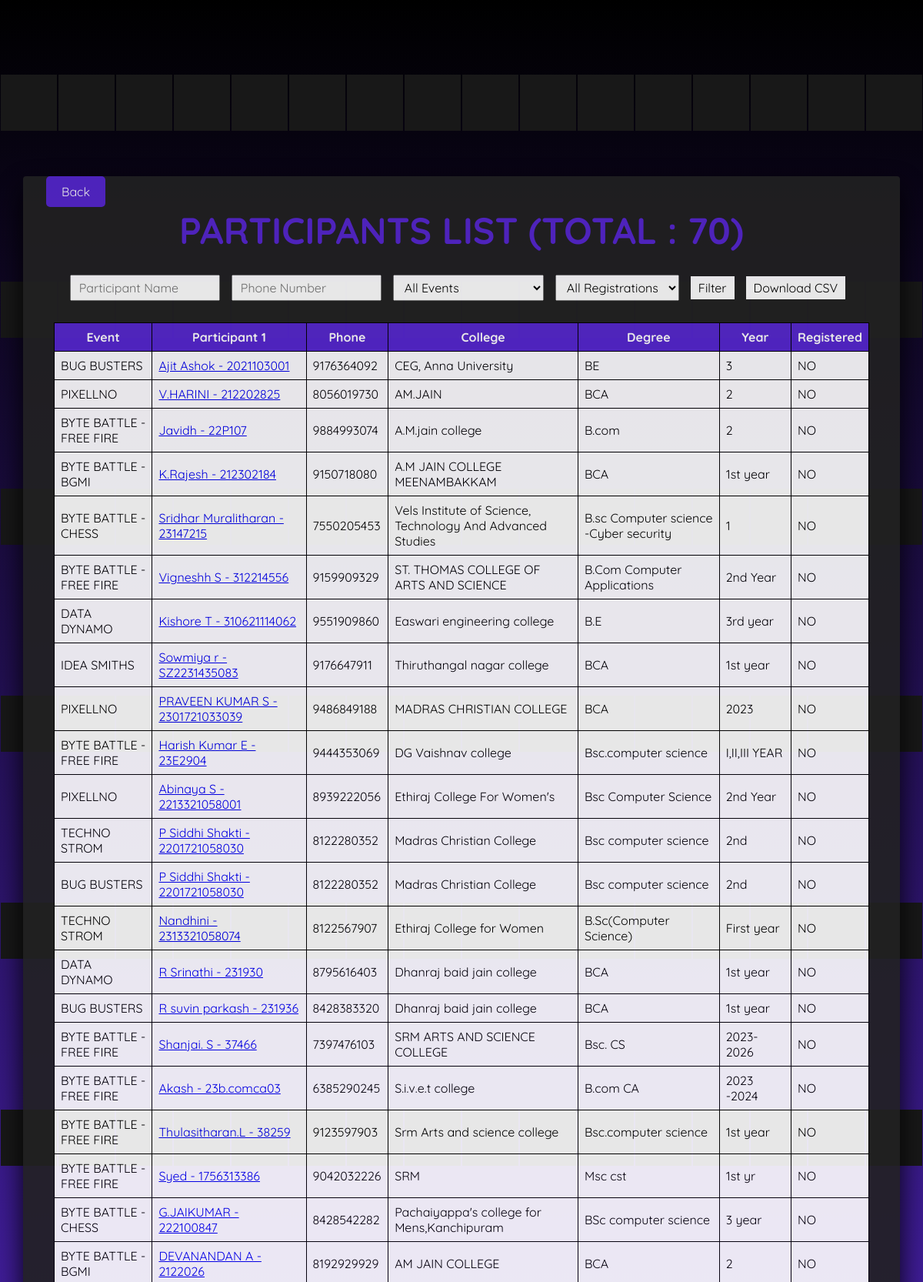
Page /participantlist (upper part) on the committed database.
### app/models.py (models this page shows, shortened)
class Participant(models.Model):
    Phone = models.CharField(max_length=15)
    Event = models.CharField(max_length=55)
    Teammate1 = models.CharField(max_length=55, null=True, blank=True)
    Teammate2 = models.CharField(max_length=55, null=True, blank=True)
    Teammate3 = models.CharField(max_length=55, null=True, blank=True)
    Teammate4 = models.CharField(max_length=55, null=True, blank=True)
    Teammate5 = models.CharField(max_length=55, null=True, blank=True)
    Teammate6 = models.CharField(max_length=55, null=True, blank=True)
    Teammate7 = models.CharField(max_length=55, null=True, blank=True)
    Teammate8 = models.CharField(max_length=55, null=True, blank=True)
    Teammate9 = models.CharField(max_length=55, null=True, blank=True)
    Teammate10 = models.CharField(max_length=55, null=True, blank=True)
    College = models.CharField(max_length=155)
    Degree = models.CharField(max_length=25)
    Year = models.CharField(max_length=10)
    Registered = models.CharField(max_length=3, choices=Yes_No_Choices, default="NO")

### app/views.py (the view)
# urls.py: path('participantlist', ParticipantList_View.as_view(), name="participantlist"),
class ParticipantList_View(generic.FormView):
    template_name = "ParticipantList.html"
    def get(self, request):
        participant_list = Participant.objects.all()
        phone = request.GET.get('phone')
        event = request.GET.get('event')
        name = request.GET.get('name')
        registered = request.GET.get('registered')
        if phone is None: phone  = ''
        if event is None: event  = ''
        if name is None: name  = ''
        if registered is None: registered  = ''
        if phone != '':
            participant_list = participant_list.filter(Phone=phone)
        if event != '':
            participant_list = participant_list.filter(Event=event)
        if name != '':
            participant_list = participant_list.filter(Teammate1__icontains=name)
        if registered != '':
            participant_list = participant_list.filter(Registered=registered)
        return render(request, self.template_name, {"participant_list": participant_list, "count": len(participant_list), "phone": phone, "event": event, "name": name, "registered": registered})

### app/templates/ParticipantList.html (shortened to what this page needs)
<!doctype html>
<html lang="en">
 <head>
 </head>
 <body>
  <section> <span></span> <span></span> <span></span> <span></span> <span></span> <span></span> <span></span> <span></span> <span></span> <span></span> <span></span> <span></span> <span></span> <span></span> <span></span> <span></span>
   <div class="signin">
   <a href="{% url 'registration' %}" class="fixed-button">Back</a>
    <div class="content">
     <center><h2>Participants List (Total : {{ count }})</h2> <br> </center>
     <form action="" method="get">
        <input type="text" name="name" placeholder="Participant Name" value="{{ name }}">
        <input type="text" name="phone" placeholder="Phone Number" value="{{ phone }}">
        <select name="event">
            <option value="" selected>All Events</option>
        </select>
        <select name="registered">
            <option value="" selected>All Registrations</option>
        </select>
        <input type="submit" value="Filter">
        <br>
        <a href="{% url 'downloadcsv' %}?phone={{ phone }}&event={{ event }}&name={{ name }}&registered={{ registered }}"><input type="button" value="Download CSV"></a>
     </form>
     <br>
     <table style="border-collapse: collapse; width: 100%;">
        <thead>
            <tr style="background-color: #5627CE; color: white;">
                <th style="border: 1px solid black; padding: 8px;">Event</th>
                <th style="border: 1px solid black; padding: 8px;">Participant 1</th>
                <th style="border: 1px solid black; padding: 8px;">Phone</th>
                <th style="border: 1px solid black; padding: 8px;">College</th>
                <th style="border: 1px solid black; padding: 8px;">Degree</th>
                <th style="border: 1px solid black; padding: 8px;">Year</th>
                <th style="border: 1px solid black; padding: 8px;">Registered</th>
            </tr>
        </thead>
        <tbody>
            {% for participant in participant_list %}
                <tr style="background-color: white; color: black;">
                    <td style="border: 1px solid black; padding: 8px; text-transform: uppercase;">{{ participant.Event }}</td>
                    <td style="border: 1px solid black; padding: 8px;"><a href="{% url 'registration' %}?phone={{ participant.Phone }}">{{ participant.Teammate1 }}</a></td>
                    <td style="border: 1px solid black; padding: 8px;">{{ participant.Phone }}</td>
                    <td style="border: 1px solid black; padding: 8px;">{{ participant.College }}</td>
                    <td style="border: 1px solid black; padding: 8px;">{{ participant.Degree }}</td>
                    <td style="border: 1px solid black; padding: 8px;">{{ participant.Year }}</td>
                    <td style="border: 1px solid black; padding: 8px;">{{ participant.Registered }}</td>
                </tr>
            {% endfor %}
        </tbody>
    </table>
    </div>
   </div>
  </section>
 </body>
</html>

### app/templates/ParticipantList.html (style rules this page uses)
* { margin: 0; padding: 0; box-sizing: border-box; font-family: 'Quicksand', sans-serif; }
body { display: flex; justify-content: center; align-items: center; min-height: 100vh; background: #000; }
section { position: absolute; width: 100vw; height: 100vh; display: flex; justify-content: center; align-items: center; gap: 2px; flex-wrap: wrap; overflow: hidden; }
section::before { content: ''; position: absolute; width: 100%; height: 100%; background: linear-gradient(#000,#5627CE,#000); animation: animate 5s linear infinite; }
section span { position: relative; display: block; width: calc(6.25vw - 2px); height: calc(6.25vw - 2px); background: #181818; z-index: 2; transition: 1.5s; }
section .signin { position: absolute; width: 95%; height: 90%; background: #222; z-index: 1000; display: flex; padding: 40px; border-radius: 4px; box-shadow: 0 15px 35px rgba(0,0,0,9); opacity: 90%; }
section .signin .content { position: relative; width: 100%; gap: 40px; overflow-y: scroll; }
section .signin .content h2 { font-size: 3em; color: #5627CE; text-transform: uppercase; }
form { display: flex; align-items: center; justify-content: center; height: 50px; padding-left: 5px; padding-right: 10px; padding-top: 5px; padding-bottom: 5px; }
form input, form select { font-size: 1em; margin-left: 5px; margin-right: 10px; padding-left: 10px; padding-right: 10px; padding-top: 5px; padding-bottom: 5px; }
input[type="submit"], form input[type="button"] { padding-left: 10px; padding-right: 10px; padding-top: 5px; padding-bottom: 5px; background-color: #fff; border: 0px; }
.fixed-button { position: fixed; top: 5%; left: 5%; background-color: #5627CE; color: white; padding: 10px 20px; border: none; border-radius: 5px; cursor: pointer; z-index: 1000; text-decoration: none; }

### rows in the picture
Participant: Event "BUG BUSTERS", Teammate1 "Ajit Ashok - 2021103001", Phone "9176364092", College "CEG, Anna University", Degree "BE", Year "3", Registered "NO"
Participant: Event "PIXELLNO", Teammate1 "V.HARINI - 212202825", Phone "8056019730", College "AM.JAIN", Degree "BCA", Year "2", Registered "NO"
Participant: Event "BYTE BATTLE - FREE FIRE", Teammate1 "Javidh - 22P107", Phone "9884993074", College "A.M.jain college", Degree "B.com", Year "2", Registered "NO"
Participant: Event "BYTE BATTLE - BGMI", Teammate1 "K.Rajesh - 212302184", Phone "9150718080", College "A.M JAIN COLLEGE MEENAMBAKKAM", Degree "BCA", Year "1st year", Registered "NO"
Participant: Event "BYTE BATTLE - CHESS", Teammate1 "Sridhar Muralitharan - 23147215", Phone "7550205453", College "Vels Institute of Science, Technology And Advanced Studies", Degree "B.sc Computer science -Cyber security", Year "1", Registered "NO"
Participant: Event "BYTE BATTLE - FREE FIRE", Teammate1 "Vigneshh S - 312214556", Phone "9159909329", College "ST. THOMAS COLLEGE OF ARTS AND SCIENCE", Degree "B.Com Computer Applications", Year "2nd Year", Registered "NO"
Participant: Event "DATA DYNAMO", Teammate1 "Kishore T - 310621114062", Phone "9551909860", College "Easwari engineering college", Degree "B.E", Year "3rd year", Registered "NO"
Participant: Event "IDEA SMITHS", Teammate1 "Sowmiya r - SZ2231435083", Phone "9176647911", College "Thiruthangal nagar college", Degree "BCA", Year "1st year", Registered "NO"
Participant: Event "PIXELLNO", Teammate1 "PRAVEEN KUMAR S - 2301721033039", Phone "9486849188", College "MADRAS CHRISTIAN COLLEGE", Degree "BCA", Year "2023", Registered "NO"
Participant: Event "BYTE BATTLE - FREE FIRE", Teammate1 "Harish Kumar E - 23E2904", Phone "9444353069", College "DG Vaishnav college", Degree "Bsc.computer science", Year "I,II,III YEAR", Registered "NO"
Participant: Event "PIXELLNO", Teammate1 "Abinaya S - 2213321058001", Phone "8939222056", College "Ethiraj College For Women's", Degree "Bsc Computer Science", Year "2nd Year", Registered "NO"
Participant: Event "TECHNO STROM", Teammate1 "P Siddhi Shakti - 2201721058030", Phone "8122280352", College "Madras Christian College", Degree "Bsc computer science", Year "2nd", Registered "NO"
Participant: Event "BUG BUSTERS", Teammate1 "P Siddhi Shakti - 2201721058030", Phone "8122280352", College "Madras Christian College", Degree "Bsc computer science", Year "2nd", Registered "NO"
Participant: Event "TECHNO STROM", Teammate1 "Nandhini - 2313321058074", Phone "8122567907", College "Ethiraj College for Women", Degree "B.Sc(Computer Science)", Year "First year", Registered "NO"
Participant: Event "DATA DYNAMO", Teammate1 "R Srinathi - 231930", Phone "8795616403", College "Dhanraj baid jain college", Degree "BCA", Year "1st year", Registered "NO"
Participant: Event "BUG BUSTERS", Teammate1 "R suvin parkash - 231936", Phone "8428383320", College "Dhanraj baid jain college", Degree "BCA", Year "1st year", Registered "NO"
Participant: Event "BYTE BATTLE - FREE FIRE", Teammate1 "Shanjai. S - 37466", Phone "7397476103", College "SRM ARTS AND SCIENCE COLLEGE", Degree "Bsc. CS", Year "2023-2026", Registered "NO"
Participant: Event "BYTE BATTLE - FREE FIRE", Teammate1 "Akash - 23b.comca03", Phone "6385290245", College "S.i.v.e.t college", Degree "B.com CA", Year "2023 -2024", Registered "NO"
Participant: Event "BYTE BATTLE - FREE FIRE", Teammate1 "Thulasitharan.L - 38259", Phone "9123597903", College "Srm Arts and science college", Degree "Bsc.computer science", Year "1st year", Registered "NO"
Participant: Event "BYTE BATTLE - FREE FIRE", Teammate1 "Syed - 1756313386", Phone "9042032226", College "SRM", Degree "Msc cst", Year "1st yr", Registered "NO"
Participant: Event "BYTE BATTLE - CHESS", Teammate1 "G.JAIKUMAR - 222100847", Phone "8428542282", College "Pachaiyappa's college for Mens,Kanchipuram", Degree "BSc computer science", Year "3 year", Registered "NO"
Participant: Event "BYTE BATTLE - BGMI", Teammate1 "DEVANANDAN A - 2122026", Phone "8192929929", College "AM JAIN COLLEGE", Degree "BCA", Year "2", Registered "NO"

### other values in the picture
{{ count }} "70"
